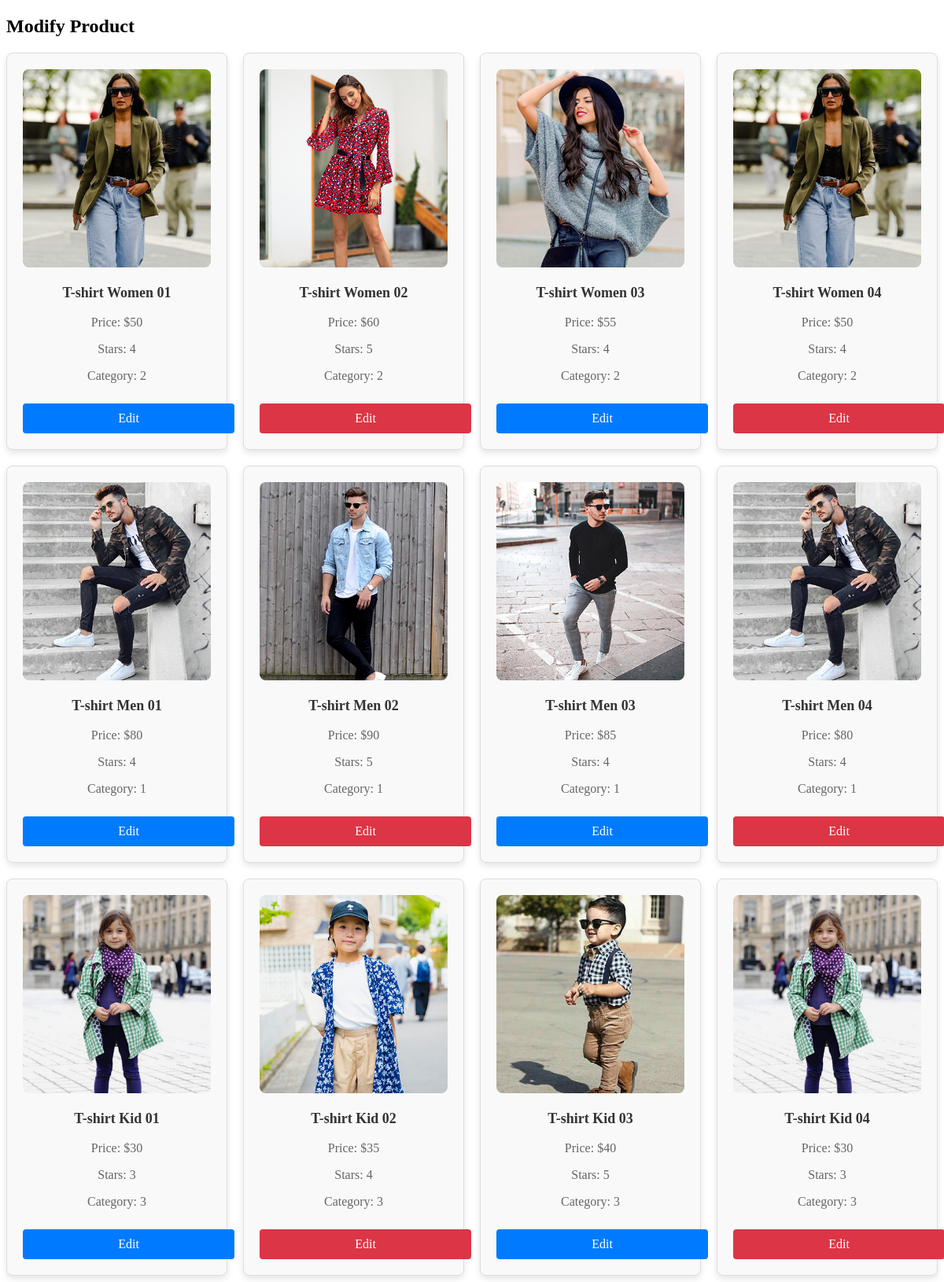
The page /backoffice/modify-product.php on the database its author committed.
### tables this page shows
CREATE TABLE h_produits(
                           idProduit INT PRIMARY KEY AUTO_INCREMENT,
                           nom VARCHAR(200),
                           image VARCHAR(200),
                           prix INT,
                           etoiles INT,
                           idCategorie INT,
                           FOREIGN KEY (idCategorie) REFERENCES h_categories(idCategorie) ON DELETE CASCADE
);

### backoffice/modify-product.php (the view, shortened to what this page needs)
<!DOCTYPE html>
<html lang="en">
<head>
</head>
<body>
<h2>Modify Product</h2>
<?php
try {
    $connexion = connexion();
    $sql = "SELECT * FROM h_produits";
    $stmt = $connexion->prepare($sql);
    $stmt->execute();
    $produits = $stmt->fetchAll();
    if ($produits) {
        echo "<div class='product-grid'>";
        foreach ($produits as $index => $produit) {
            $buttonClass = ($index % 2 == 0) ? 'blue-btn' : 'red-btn';
            echo "<div class='product-card'>
                    <img src='../" . $produit['image'] . "' alt='" . $produit['nom'] . "'>
                    <h3>" . $produit['nom'] . "</h3>
                    <p>Price: $" . $produit['prix'] . "</p>
                    <p>Stars: " . $produit['etoiles'] . "</p>
                    <p>Category: " . $produit['idCategorie'] . "</p>
                    <a href='edit-product.php?id=" . $produit['idProduit'] . "' class='action-btn $buttonClass'>Edit</a>
                  </div>";
        }
        echo "</div>";
    } else {
        echo "No products found.";
    }
} catch (PDOException $e) {
    echo "Error: " . $e->getMessage();
}
?>
</body>
</html>

### backoffice/modify-product.php (style rules this page uses)
.product-grid { display: grid; grid-template-columns: repeat(4, 1fr); gap: 20px; animation: fadeIn 1s ease-out; }
.product-card { border: 1px solid #ddd; padding: 20px; text-align: center; border-radius: 8px; background-color: #f9f9f9; box-shadow: 0 4px 8px rgba(0, 0, 0, 0.1); transition: transform 0.3s ease; }
.product-card img { max-width: 100%; height: auto; border-radius: 8px; }
.product-card h3 { font-size: 18px; color: #333; }
.product-card p { color: #666; }
.action-btn { display: inline-block; padding: 10px 15px; border-radius: 4px; text-decoration: none; font-size: 16px; text-align: center; width: 100%; margin-top: 10px; }
.blue-btn { background-color: #007BFF; color: white; }
.red-btn { background-color: #dc3545; color: white; }

### rows shown on the page
h_produits: image (picture), nom "T-shirt Women 01", prix "50", etoiles "4", idCategorie "2"
h_produits: image (picture), nom "T-shirt Women 02", prix "60", etoiles "5", idCategorie "2"
h_produits: image (picture), nom "T-shirt Women 03", prix "55", etoiles "4", idCategorie "2"
h_produits: image (picture), nom "T-shirt Women 04", prix "50", etoiles "4", idCategorie "2"
h_produits: image (picture), nom "T-shirt Men 01", prix "80", etoiles "4", idCategorie "1"
h_produits: image (picture), nom "T-shirt Men 02", prix "90", etoiles "5", idCategorie "1"
h_produits: image (picture), nom "T-shirt Men 03", prix "85", etoiles "4", idCategorie "1"
h_produits: image (picture), nom "T-shirt Men 04", prix "80", etoiles "4", idCategorie "1"
h_produits: image (picture), nom "T-shirt Kid 01", prix "30", etoiles "3", idCategorie "3"
h_produits: image (picture), nom "T-shirt Kid 02", prix "35", etoiles "4", idCategorie "3"
h_produits: image (picture), nom "T-shirt Kid 03", prix "40", etoiles "5", idCategorie "3"
h_produits: image (picture), nom "T-shirt Kid 04", prix "30", etoiles "3", idCategorie "3"
